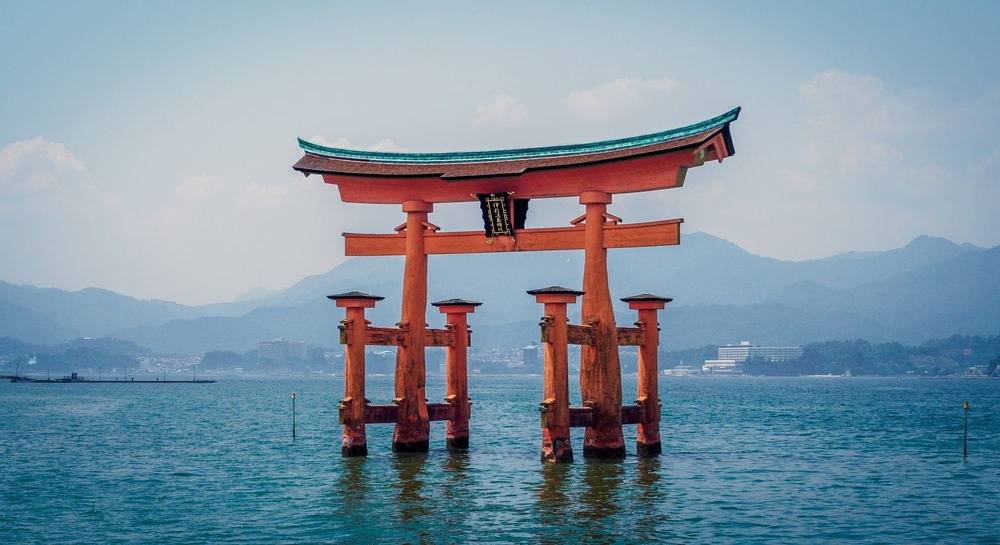
#> input picture images/input/tori.jpg, 1000 x 545 px, shrunk from 1980 x 1080 before the run
$ python text-center.py
#> lines starting #> are read from the running program, lines starting #| are printed output that depends on the picture
from PIL import Image, ImageDraw, ImageFont
from string import ascii_letters
import textwrap

img = Image.open(fp='images/input/tori.jpg', mode='r')
#> img is the input picture: PIL image 1000x545 RGB; mean R, G, B 126.8, 148.1, 163.5

font = ImageFont.truetype(font='../assets/fonts/Impact.ttf', size=150)

draw = ImageDraw.Draw(im=img)

# Define our text / 92 characters limit
text = """HHHHHHHHHHHHHHHHHHHHHHHHHHHHHHHHHHHHHHHHHHHHHHHHHHHHHHHHHHHHHHHHHHHHHHHHHHHHHHHHHHHHHHHHHHHH"""

# Calculate the average length of a single character of our font.
# Note: this takes into account the specific font and font size.
avg_char_width = sum(font.getsize(char)[0] for char in ascii_letters) / len(ascii_letters)

# Translate this average length into a character count
max_char_count = int(img.size[0] * .9 / avg_char_width)
#> max_char_count = 9

# Create a wrapped text object using scaled character count
text = textwrap.fill(text=text, width=max_char_count)
# Add text to the image
draw.text(xy=(img.size[0]/2, img.size[1] / 2), text=text, font=font, align='center', anchor='mm')
# view the result
img.show()
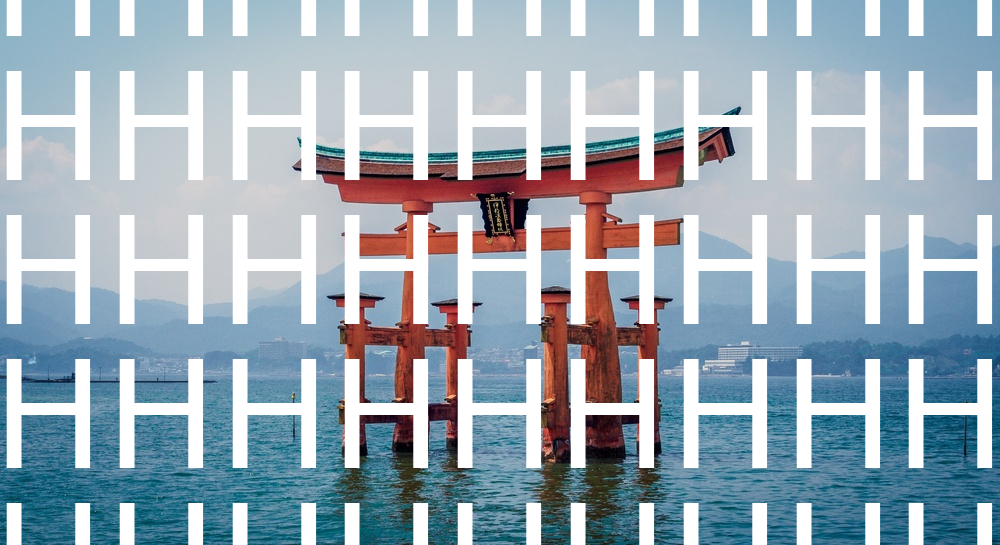
#> shown: PIL image 1000x545 RGB; mean R, G, B 156.3, 172.8, 184.7
